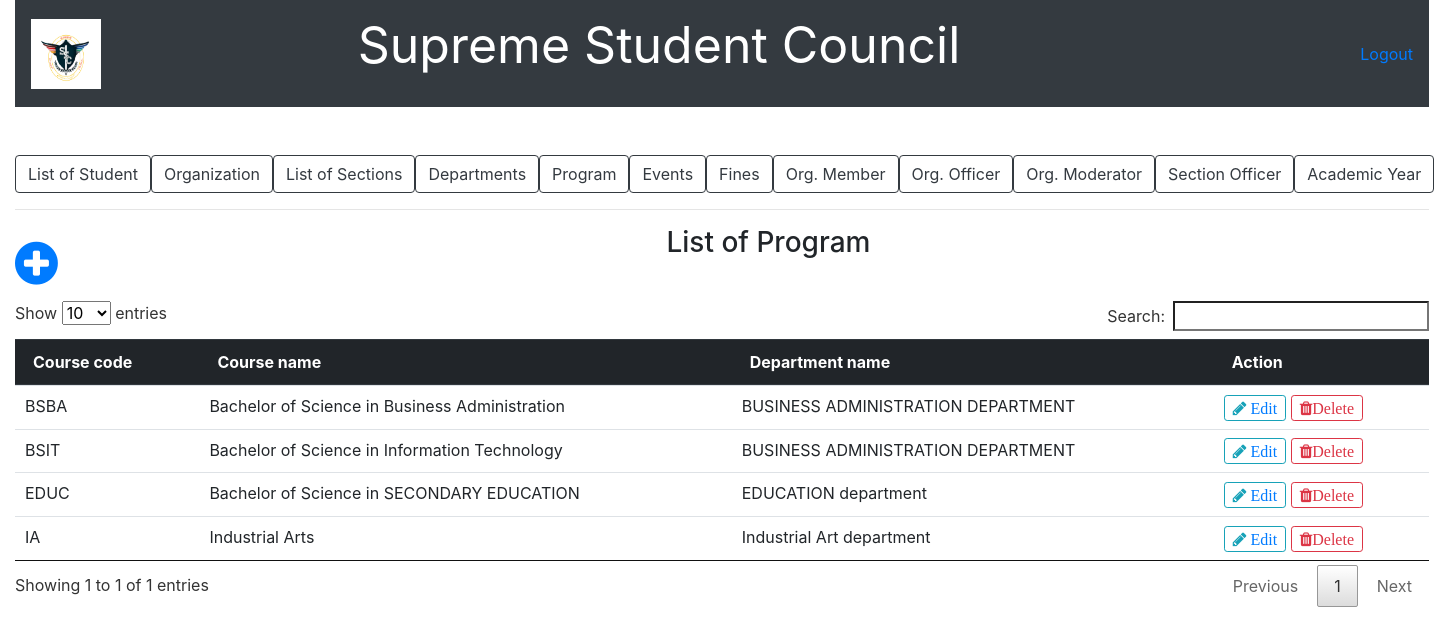
/list_of_program.php, run on the app's committed database.
### tables this page shows
CREATE TABLE `program` (
  `course_code` varchar(10) NOT NULL,
  `course_name` varchar(100) NOT NULL,
  `department_code` char(10) NOT NULL
);

CREATE TABLE `department` (
  `department_code` char(10) NOT NULL,
  `department_name` varchar(50) NOT NULL
);

### list_of_program.php (the view, shortened to what this page needs)
<?php include('server.php'); ?>
<!DOCTYPE html>
<html>
<head>
		<link rel="stylesheet" href="bootstrap/css/bootstrap.min.css">
		<link rel = "stylesheet" href = "font-awesome-4.7.0/font-awesome-4.7.0/css/font-awesome.min.css">
		<link href = "css/style.css" rel = "stylesheet" type = "text/css" >
		<link  rel = "stylesheet" href = "bootstrap/css/jquery.dataTables.min.css" type = "text/css" >
</head>
<body>
	<div class="container-fluid">
		<nav class="navbar navbar-expand-lg navbar-dark bg-dark">
		   <a href = "index.php"><img src = "picture/ssc.PNG" style=" height:70px; width:70px;"></a>
		  <div class="collapse navbar-collapse" id="navbarTogglerDemo03">
		    	<center><p style="color:white; font-size: 50px; margin-right: 400px;">Supreme Student Council</p></center>
		    	<a href="logout.php">Logout</a>
		  </div>
		</nav>
	</div>
	<br /><br />
	<div class="container-fluid">
				<div class="btn-group btn-group-lg" role="group"">
					<a href = "list_of_student.php"><button type="button" class="btn btn-outline-dark">List of Student</button></a>
					<a href ="list_of_organization.php"><button type="button" class="btn btn-outline-dark">Organization</button></a>
					<a href ="list_of_section.php"><button type="button" class="btn btn-outline-dark">List of Sections</button></a>
					<a href ="list_of_department.php"><button type="button" class="btn btn-outline-dark">Departments</button>
					<a href ="list_of_program.php"><button type="button" class="btn btn-outline-dark">Program</button></a>
					<a href ="list_of_event.php"><button type="button" class="btn btn-outline-dark">Events</button></a>
					<a href ="fines.php"><button type="button" class="btn btn-outline-dark">Fines</button></a>
					<a href ="list_of_organization_member.php"><button type="button" class="btn btn-outline-dark">Org. Member</button></a>
					<a href ="list_of_organization_officer.php"><button type="button" class="btn btn-outline-dark">Org. Officer</button></a>
					<a href ="list_of_organization_moderator.php"><button type="button" class="btn btn-outline-dark">Org. Moderator</button></a>
					<a href ="list_of_section_officer.php"><button type="button" class="btn btn-outline-dark">Section Officer</button></a>
					<a href ="list_of_acad_year.php"><button type="button" class="btn btn-outline-dark">Academic Year</button></a>
				</div>
				<hr />
				<a href = "add_new_program.php"><span style="float: left; font-size: 50px; margin-right: 50px;"><i class="fa fa-plus-circle" font-size = "50px"></i></span></a>
				<center><h3>List of Program</h3></center><br />
				<?php $results = mysqli_query($db, "SELECT * FROM program,department WHERE program.department_code = department.department_code"); ?>
				<table class="table table-primary" id = "myTable">
				  <thead class="thead-dark">
				    <tr>
				      <th scope="col">Course code</th>
				      <th scope="col">Course name</th>
				      <th scope="col">Department name</th>
				      <th scope="col">Action</th>
				    </tr>
				  </thead>
				  <?php while ($row = mysqli_fetch_array($results)){ ?>
				  <tbody>
				    <tr>
				      <td><?php echo $row['course_code']?></td>
				      <td><?php echo $row['course_name']?></td>
				      <td><?php echo $row['department_name']?></td>
				      <td>
							<button type="button" class="btn btn-outline-info btn-sm fa fa-pencil"><a href="update_program.php?edit=<?php echo $row['course_code']; ?>"> Edit </a></button>
							<button type="button" class="btn btn-outline-danger btn-sm fa fa-trash" data-toggle="modal" data-target="#exampleModal">Delete</button>
					   </td>
				    </tr>
				  </tbody>
				  <?php
  				  } ?>
				</table>
	</div>
</body>
</html>

### data on the page
program: course_code "BSBA", course_name "Bachelor of Science in Business Administration", department_code.department_name "BUSINESS ADMINISTRATION DEPARTMENT"
program: course_code "BSIT", course_name "Bachelor of Science in Information Technology", department_code.department_name "BUSINESS ADMINISTRATION DEPARTMENT"
program: course_code "EDUC", course_name "Bachelor of Science in SECONDARY EDUCATION", department_code.department_name "EDUCATION department"
program: course_code "IA", course_name "Industrial Arts", department_code.department_name "Industrial Art department"
